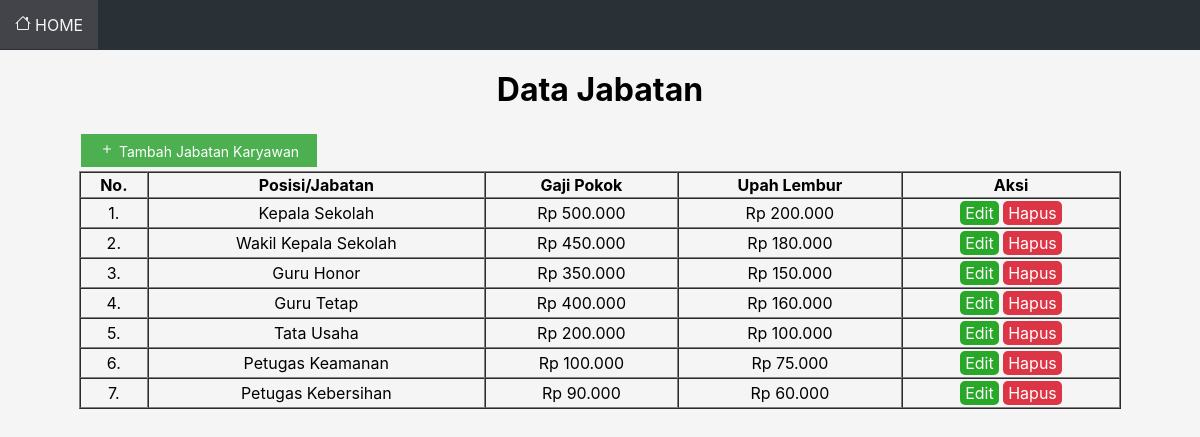
Screenshot of /jabatan/datajabatan.php (signed in) with the database file from the repository.
### tables this page shows
CREATE TABLE `tb_jabatan` (
  `id` int(11) NOT NULL,
  `jabatan` varchar(100) NOT NULL,
  `gaji_harian` bigint(20) DEFAULT NULL,
  `upah_lembur` bigint(20) DEFAULT NULL
);

### jabatan/datajabatan.php (the view, shortened to what this page needs)
<?php
    function buatrupiah($angka) {
        $hasil = "Rp " .
        number_format($angka,0,',','.');
        return $hasil;
    }
?>
<!DOCTYPE html>
<html lang="en">
<head>
    <link rel="stylesheet" href="../css/style.css">
</head>
<body>
    <header>
        <a href="../index.php"  class="nav-link">
            HOME
        </a>
    </header>
    <main>
        <h1>Data Jabatan</h1>
        <div style="text-align: left;">
            <a href="tambahjabatan.php" class="button">
                <svg xmlns="http://www.w3.org/2000/svg" width="16" height="16" fill="currentColor" class="bi bi-plus" viewBox="0 0 16 16">
                    <path d="M8 4a.5.5 0 0 1 .5.5v3h3a.5.5 0 0 1 0 1h-3v3a.5.5 0 0 1-1 0v-3h-3a.5.5 0 0 1 0-1h3v-3A.5.5 0 0 1 8 4z"/>
                </svg>
                Tambah Jabatan Karyawan
            </a>
        </div>
        <table border="1" cellspacing="0" cellpadding="2">
        <tr>
            <th>No.</th>
            <th>Posisi/Jabatan</th>
            <th>Gaji Pokok</th>
            <th>Upah Lembur</th>
            <th>Aksi</th>
        </tr>
        <?php
                include '../koneksi.php';
                $no = 1;
                $data = mysqli_query($koneksi, "SELECT * FROM tb_jabatan");
                while ($a = mysqli_fetch_assoc($data)) {
            ?>
        <tr>
            <td><?= $no++; ?>.</td>
            <td><?= $a['jabatan']; ?></td>
            <td><?= buatrupiah($a['gaji_harian']); ?></td>
            <td><?= buatrupiah($a['upah_lembur']); ?></td>
            <td>
                <a href="editjabatan.php?id=<?= $a['id']; ?>" class="aksi edit">Edit</a>
                <a href="hapusJabatan.php?id=<?= $a['id']; ?>" class="aksi hapus" onclick="return confirm('Lanjutkan hapus?')" >Hapus</a>
            </td>
        </tr>
        <?php } ?>
        </table>
    </main>
</body>
</html>

### css/style.css (style rules this page uses)
body { font-family: -apple-system, BlinkMacSystemFont, 'Segoe UI', Roboto, Oxygen, Ubuntu, Cantarell, 'Open Sans', 'Helvetica Neue', sans-serif; background-color: whitesmoke; }
a { text-decoration: none; display: inline-block; padding: 14.5px; color: whitesmoke; }
a.aksi { color: white; padding: 2px 5px; border-radius: 5px; }
.edit { background-color: #28a728; }
.hapus { background-color: #dc3545; }
header { width: 100%; height: 50px; top: 0; left: 0; position: absolute; background-color: #293036; }
main { margin: 70px 6%; text-align: center; }
table { width: 100%; }
.button { background-color: #4CAF50; border: none; color: white; padding: 7px 18px; text-align: center; text-decoration: none; display: inline-block; font-size: 14px; margin: 4px 2px; cursor: pointer; }

### rows the page displays
tb_jabatan: jabatan "Kepala Sekolah", gaji_harian "Rp 500.000", upah_lembur "Rp 200.000"
tb_jabatan: jabatan "Wakil Kepala Sekolah", gaji_harian "Rp 450.000", upah_lembur "Rp 180.000"
tb_jabatan: jabatan "Guru Honor", gaji_harian "Rp 350.000", upah_lembur "Rp 150.000"
tb_jabatan: jabatan "Guru Tetap", gaji_harian "Rp 400.000", upah_lembur "Rp 160.000"
tb_jabatan: jabatan "Tata Usaha", gaji_harian "Rp 200.000", upah_lembur "Rp 100.000"
tb_jabatan: jabatan "Petugas Keamanan", gaji_harian "Rp 100.000", upah_lembur "Rp 75.000"
tb_jabatan: jabatan "Petugas Kebersihan", gaji_harian "Rp 90.000", upah_lembur "Rp 60.000"
